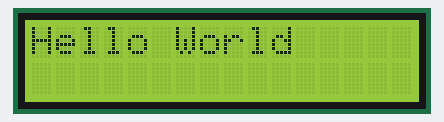
This sketch was run on a simulated Arduino Uno, built with avr-gcc and run on an emulated ATmega328P. Parts: 16×2 character LCD.

Above: at 0.1 s.
At 4.1 s:
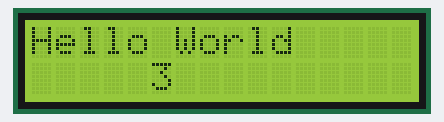
At 9.1 s:
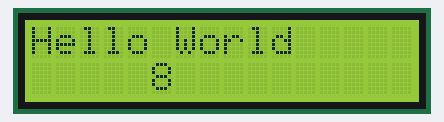
At 19.2 s:
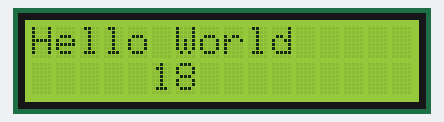
At 28.2 s:
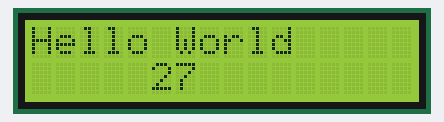
At 38.2 s:
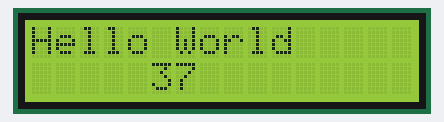

The sketch:

LCD02.ino
```cpp
#include <LiquidCrystal.h>

LiquidCrystal myLCD(7,8,9,10,11,12);

void setup() {

  myLCD.begin(16, 2); // 16x2 LCD 설정
  myLCD.clear(); // 초기화
  Serial.begin(9600);
//  myLCD.print("Hello World");

}

int count = 0;

void loop() {

//시리얼 모니터에서 출력값 입력하기
  String s = "";
  if(Serial.available()){
    while(Serial.available()){
      char c = Serial.read(); // char
      s += c; //입력된 알파벳을 문자열로 만들기
    }
  }
//

  myLCD.setCursor(0,0); // 커서를 위치 설정 (0, 0) = 첫줄 첫칸
  myLCD.print("Hello World");

  myLCD.setCursor(5,1); // 커서를 위치 설정 (0, 1) = 둘째줄 첫칸
  delay(1000);
  myLCD.print(count++);

  myLCD.setCursor(0,1);
  myLCD.print(s);

}
```

Measured:
- what the display in image 1 shows lasts 1.0 s, from 4.1 s to 5.1 s
